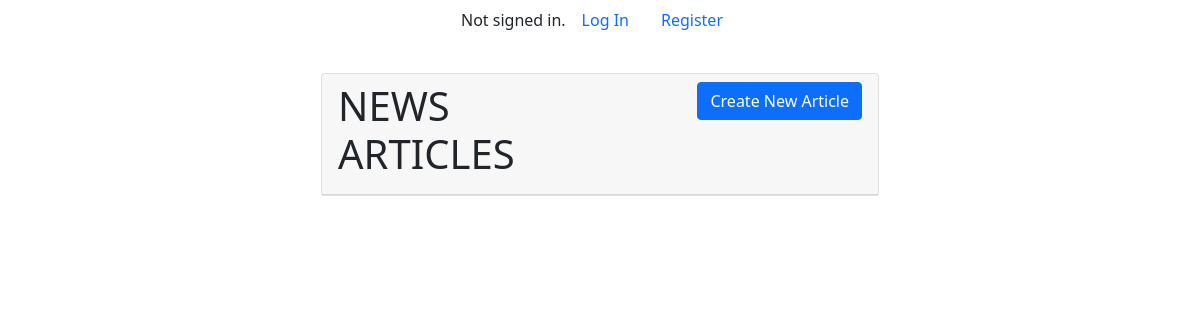
The app's page /, older data.
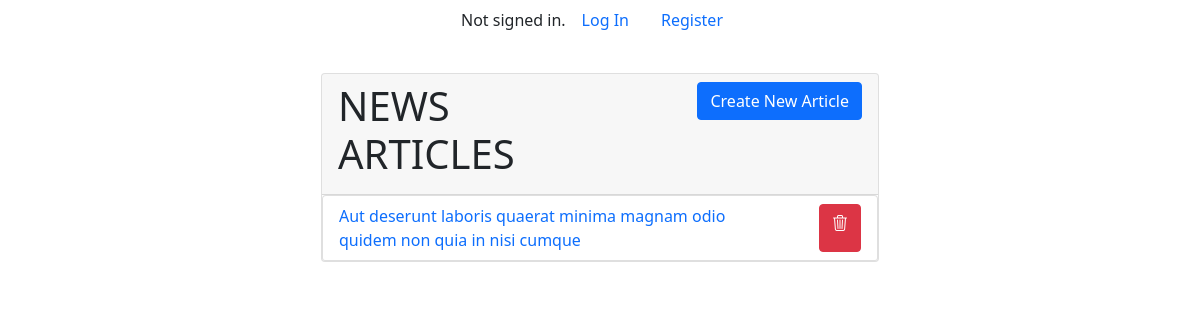
The same page, newer data.
### news/models.py (models this page shows)
class Article(models.Model):
    title = models.CharField(max_length=200)
    content = models.TextField()
    author = models.ForeignKey(User, on_delete=models.CASCADE)
    image_url = models.URLField(max_length=200, blank=True)
    created_at = models.DateTimeField(auto_now_add=True)
    updated_at = models.DateTimeField(auto_now=True)

### news/views.py (the view)
# urls.py: path('', views.index, name='index'),
def index(request):
    articles = Article.objects.all().order_by('-updated_at')
    paginator = Paginator(articles, 10)
    page_number = request.GET.get('page')
    page_obj = paginator.get_page(page_number)
    return render(request, 'news/index.html', {'page_obj': page_obj})

### news/templates/news/index.html (shortened to what this page needs)
{% extends "news/layout.html" %}
{% load static %}
{% block body %}
    <div class="card w-50">
        <div class="card-header">
          <div class="row">
            <div class="col-6">
              <h1 class="text-uppercase">
                News Articles
              </h1>
            </div>
            <div class="col-6">
              <a href="{% url 'news:article_create' %}" class="btn btn-primary float-end">
                Create New Article
              </a>
            </div>
          </div>
        </div>
        <div class="list-group">
          {% for article in page_obj %}
          <div
          class="list-group-item list-group-item-action d-flex flex-row justify-content-between"
          aria-current="true">
            <a href="{% url 'news:article_detail' article.id %}"
            class="text-decoration-none col-10"
            aria-current="true">
              {{ article.title }}
            </a>
            <a href="{% url 'news:article_delete' article.id %}" class="btn btn-danger float-end">
                <i class="bi bi-trash3"></i>
            </a>
          </div>
          {% endfor %}
        </div>
    </div>
{% endblock %}

### news/templates/news/layout.html (shortened to what this page needs)
{% load static %}
<!DOCTYPE html>
<html lang="en">
    <head>
        <link href="https://cdn.jsdelivr.net/npm/bootstrap@5.0.2/dist/css/bootstrap.min.css" rel="stylesheet">
        <link rel="stylesheet" href="https://cdn.jsdelivr.net/npm/bootstrap-icons@1.11.3/font/bootstrap-icons.min.css">
        <link rel="stylesheet" href="{% static 'news/styles.css' %}">
    </head>
    <body>
        <div class="container min-vh-100 d-flex align-items-center flex-column">
            <ul class="nav">
                <li class="nav-item my-auto">
                    {% if user.is_authenticated %}
                        Signed in as <strong>{{ user.username }}</strong>.
                    {% else %}
                        Not signed in.
                    {% endif %}
                </li>
                {% if user.is_authenticated %}
                    {% if user.is_superuser %}
                        <li class="nav-item my-auto">
                            <a class="nav-link" href="{% url 'management:user_list' %}">User List</a>
                        </li>
                        <li class="nav-item my-auto">
                            <a class="nav-link" href="{% url 'management:user_create' %}">Create User</a>
                        </li>
                    {% elif user.is_editor %}
                        <li class="nav-item my-auto">
                            <a class="nav-link" href="{% url 'news:article_create' %}">Create Article</a>
                        </li>
                        <li class="nav-item my-auto">
                            <a class="nav-link" href="/">List of Articles</a>
                        </li>
                    {% endif %}
                    <li class="nav-item my-auto">
                        <form method="post" action="{% url 'news:logout' %}">
                            {% csrf_token %}
                            <button type="submit" class="btn btn-link nav-link" style="padding: 0;">Log Out</button>
                        </form>
                    </li>
                {% else %}
                    <li class="nav-item my-auto">
                        <a class="nav-link" href="{% url 'management:login' %}">Log In</a>
                    </li>
                    <li class="nav-item my-auto">
                        <a class="nav-link" href="/register/">Register</a>
                    </li>
            {% endif %}
            </ul>
            <div class="body position-relative h-100 contents">
                {% block body %}
                {% endblock %}
            </div>
        </div>
    </body>
</html>

### news/static/news/styles.css (style rules this page uses)
.contents { display: contents; }

Row changes from the older to the newer data that the page shows:
added Article: title "Aut deserunt laboris quaerat minima magnam odio quidem non quia in nisi cumque"
